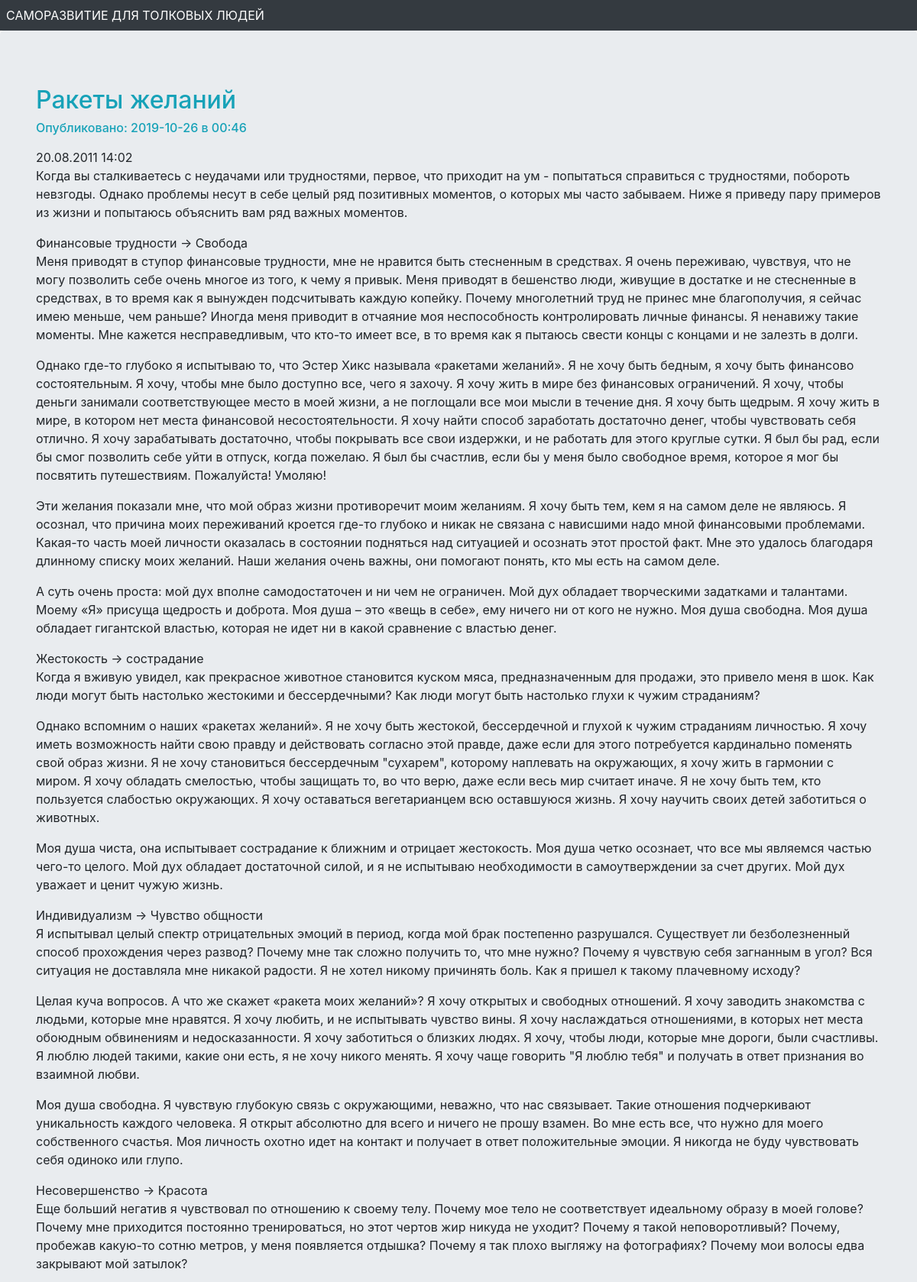
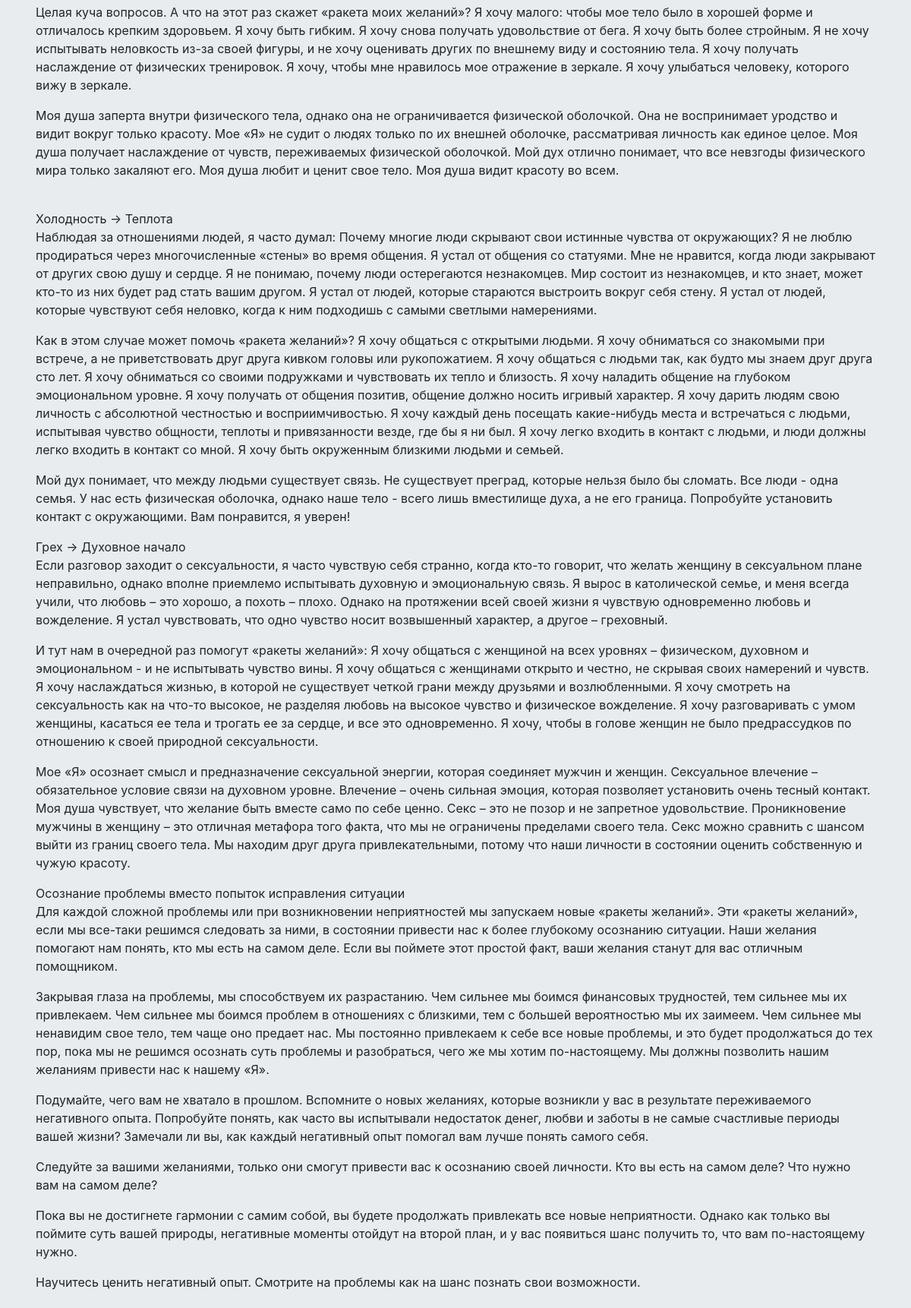
Screenshot of /news/3 (upper part) with the database file from the repository (2 pictures, top to bottom).
### news/models.py (models this page shows, shortened)
class Articles(models.Model):
    title = models.CharField(max_length = 120)
    post = models.TextField()
    date = models.DateTimeField()

### news/templates/news/post.html
{% extends "mainApp/wrapper.html"  %}
  {% block content %}
         <h2 class="text-info">{{articles.title}}</h2>
         <h6 class="text-info">Опубликовано: {{articles.date|date:"Y-m-d в H:i"}}</h6>
         <p> {{articles.post|safe|linebreaks}} </p>
    {% endblock %}

### rows the page displays
Articles: title "Ракеты желаний", date "2019-10-26 в 00:46", post "20.08.2011 14:02 Когда вы сталкиваетесь с неудачами или трудностями, первое, что приходит на ум - попытаться справиться с трудностями, побороть невзгоды. Однако проблемы несут в себе целый ряд позитивных моментов, о которых мы часто забываем. Ниже я приведу пару примеров из жизни и попытаюсь объяснить вам ряд важных моментов. Финансовые трудности -> Свобода Меня приводят в ступор финансовые трудности, мне не нравится быть стесненным в средствах. Я очень переживаю, чувствуя, что не могу позволить себе очень многое из того, к чему я привык. Меня приводят в бешенство люди, живущие в достатке и не стесненные в средствах, в то время как я вынужден подсчитывать каждую копейку. Почему многолетний…"
